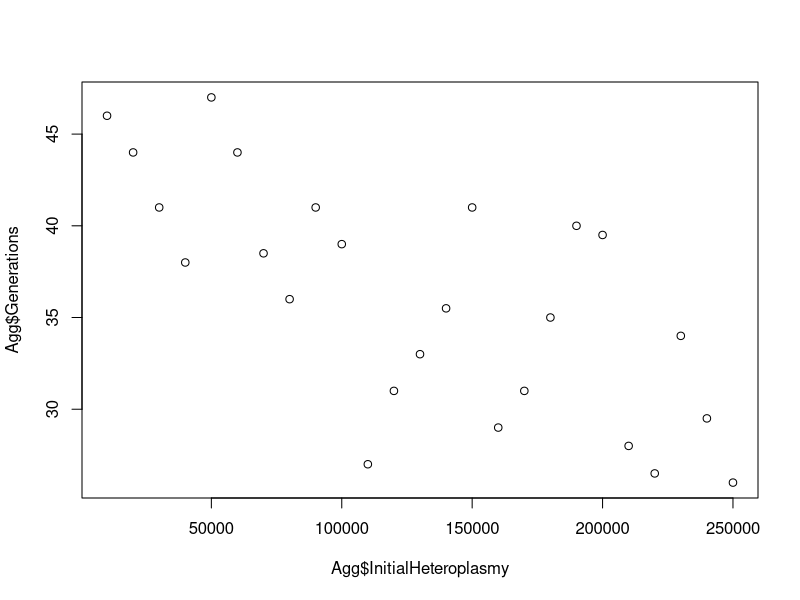

Source code (R):
rm(list=ls(all=TRUE))

res = read.table('Education.01mtDnaBottleneck.100.txt')
Agg = aggregate(res[res$FinalHeteroplasmy == 1,]$Generations, by = list(res[res$FinalHeteroplasmy == 1,]$InitialNumberOfMutantAlleles), FUN = median)
names(Agg)=c('InitialHeteroplasmy','Generations')
plot(Agg$InitialHeteroplasmy,Agg$Generations)
cor.test(Agg$InitialHeteroplasmy,Agg$Generations,method='spearman')